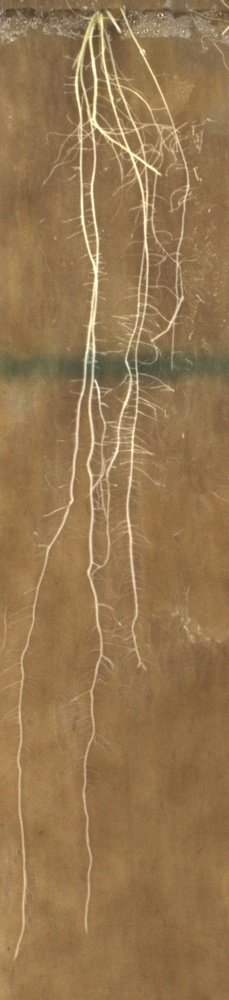
%> input picture OriginalDatabase/GW1_1_1.jpg, 229 x 1000 px, shrunk from 507 x 2215 before the run
$ octave --eval "result = Hessian2D(imread('OriginalDatabase/GW1_1_1.jpg'));"   (GNU Octave 9; MATLAB toolbox functions it lacks are replaced by stand-ins)
%> lines starting %> are read from the running program, lines starting %| are printed output that depends on the picture
function [Dxx,Dxy,Dyy] = Hessian2D(I,Sigma)
% inputs,
%   I : The image, class preferable double or single
%   Sigma : The sigma of the gaussian kernel used
%
% outputs,
%   Dxx, Dxy, Dyy: The 2nd derivatives

if nargin < 2, Sigma = 1; end

% Make kernel coordinates 3σ区间
%[X,Y]   = ndgrid(-round(3*Sigma):round(3*Sigma));
% N_row=round(2*Sigma);
N_row=round(2*Sigma);
if N_row<1, N_row=1;end
if     Sigma==0,Sigma=0.01;end
%高斯滤波
gausFilter = fspecial('gaussian',[N_row N_row],Sigma);      %matlab 自带高斯模板滤波
I=imfilter(I,gausFilter,'conv');
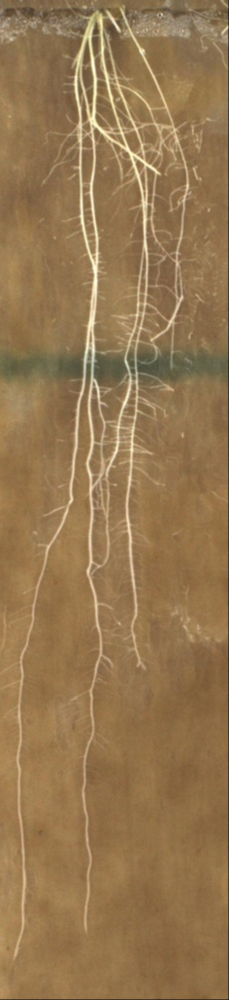
%> I: size 1000x229x3 uint8; mean R, G, B 148.9, 118.7, 79.7
% [6 lines of commented-out code are left out]
DGaussxx=[0 0 0;1 -2 1;0 0 0];
DGaussxy = [0 0 0;0 1 -1;0 -1 1];
DGaussyy =[0 1 0;0 -2 0;0 1 0];

Dxx = imfilter(I,DGaussxx,'conv');
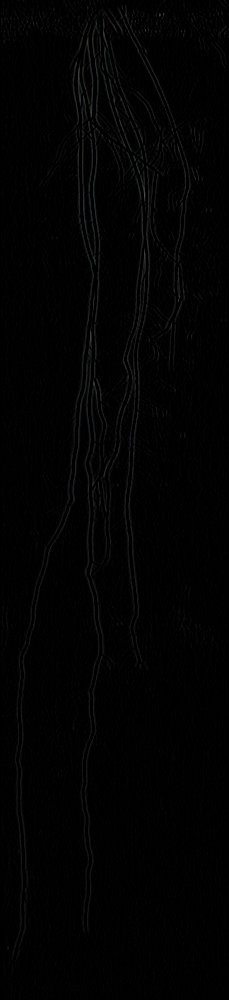
%> Dxx: size 1000x229x3 uint8; mean R, G, B 2.2, 2.3, 2.3
Dxy = imfilter(I,DGaussxy,'conv');
Dyy = imfilter(I,DGaussyy,'conv');

$ run again, on OriginalDatabase/GW1_1_2.jpg
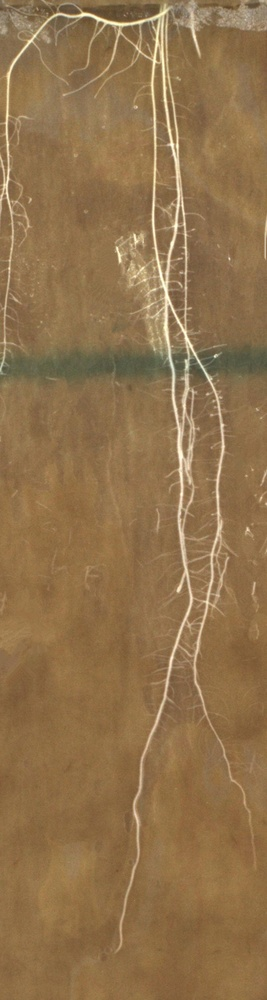
%> input picture OriginalDatabase/GW1_1_2.jpg, 267 x 1000 px, shrunk from 581 x 2173 before the run
%> in Hessian2D, `I=imfilter(I,gausFilter,'conv');`:
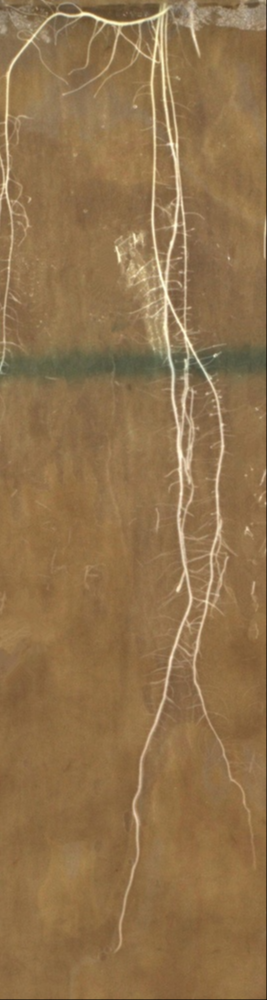
%> I: size 1000x267x3 uint8; mean R, G, B 144.3, 114.1, 76
%> in Hessian2D, `Dxx = imfilter(I,DGaussxx,'conv');`:
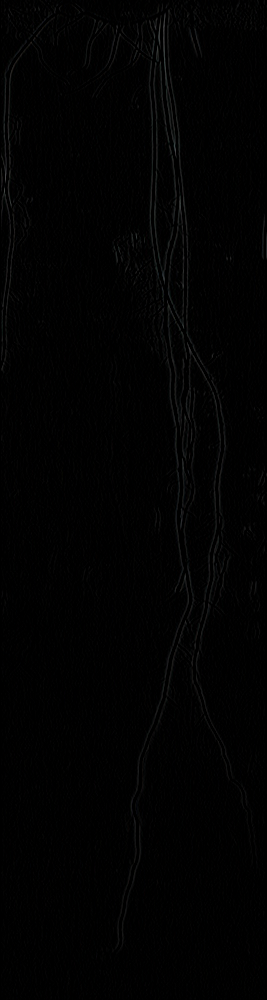
%> Dxx: size 1000x267x3 uint8; mean R, G, B 1.8, 1.9, 1.9

$ run again, on OriginalDatabase/GW1_1_3.jpg
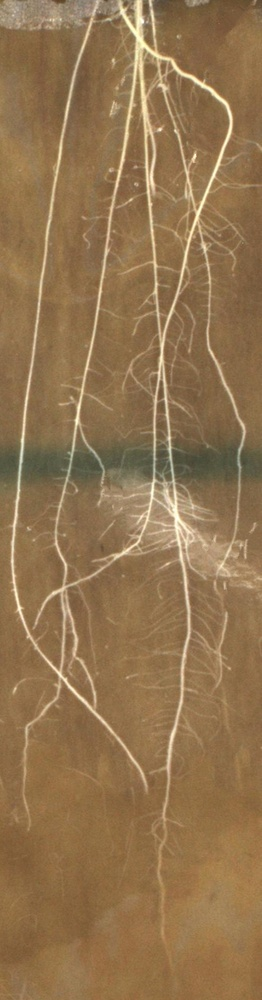
%> input picture OriginalDatabase/GW1_1_3.jpg, 262 x 1000 px, shrunk from 433 x 1650 before the run
%> in Hessian2D, `I=imfilter(I,gausFilter,'conv');`:
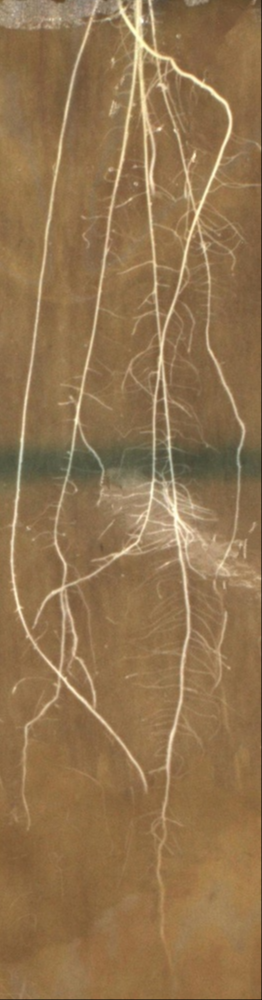
%> I: size 1000x262x3 uint8; mean R, G, B 145.6, 115.6, 78.8
%> in Hessian2D, `Dxx = imfilter(I,DGaussxx,'conv');`:
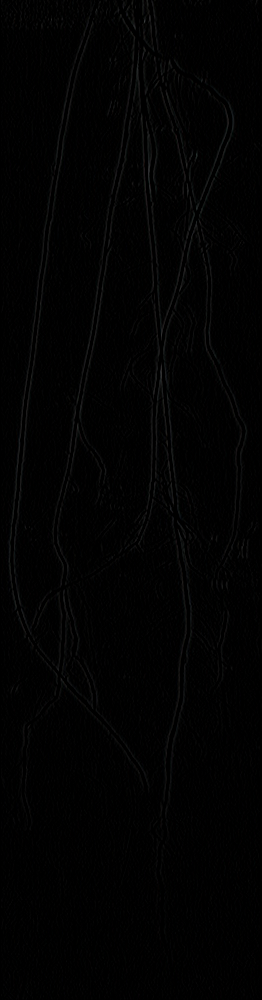
%> Dxx: size 1000x262x3 uint8; mean R, G, B 2, 2, 2

$ run again, on OriginalDatabase/GW1_2_1.jpg
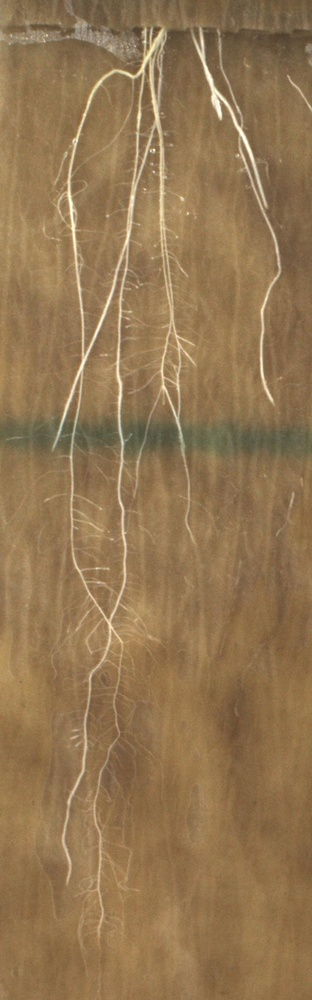
%> input picture OriginalDatabase/GW1_2_1.jpg, 312 x 1000 px, shrunk from 594 x 1905 before the run
%> in Hessian2D, `Dxx = imfilter(I,DGaussxx,'conv');`:
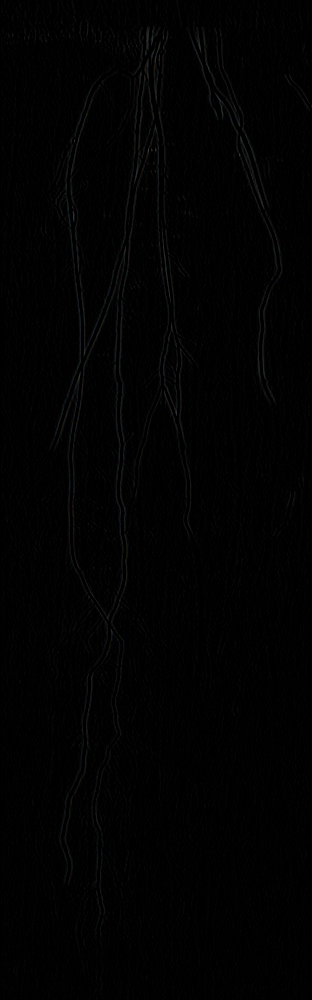
%> Dxx: size 1000x312x3 uint8; mean R, G, B 1.8, 1.8, 1.8
